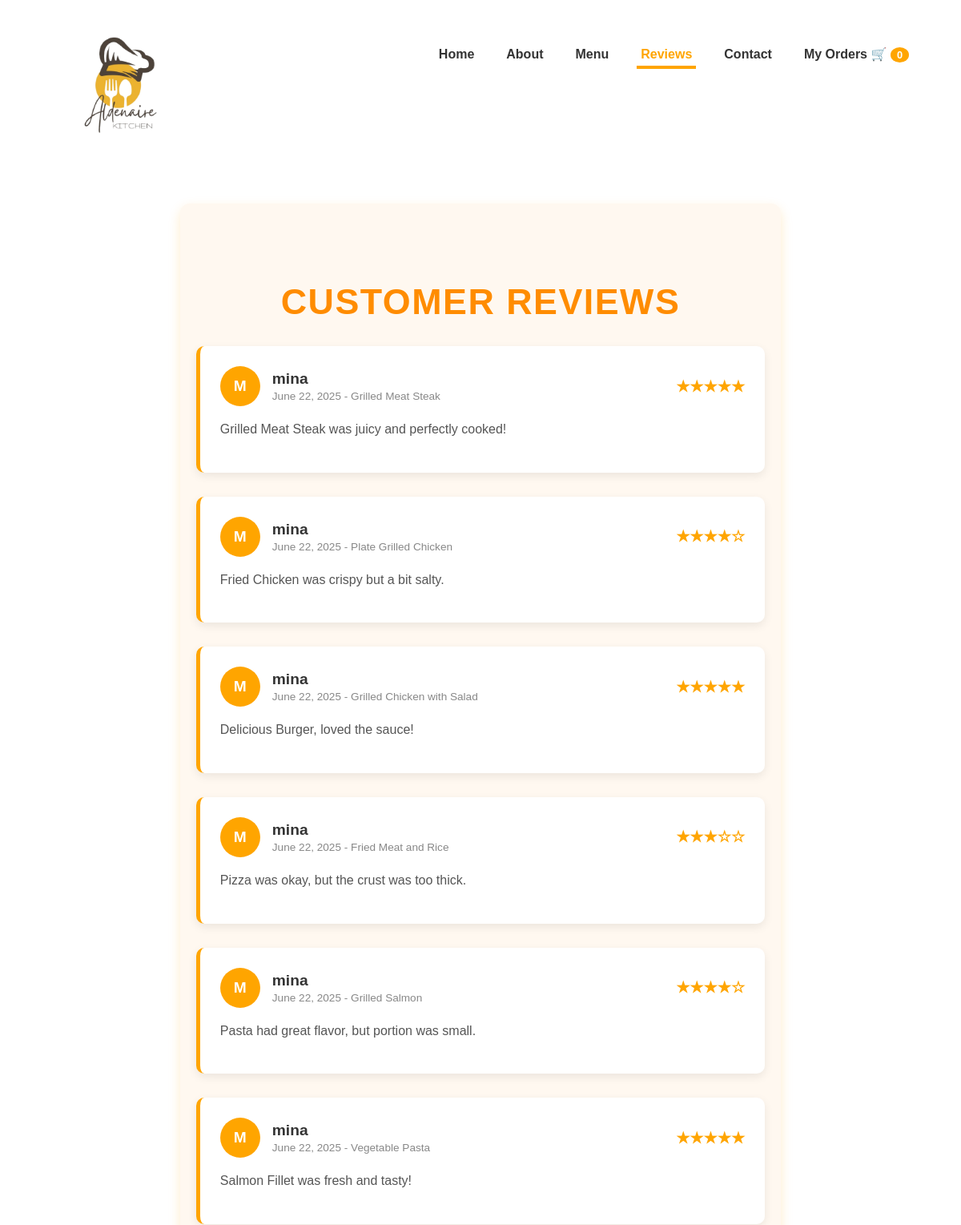
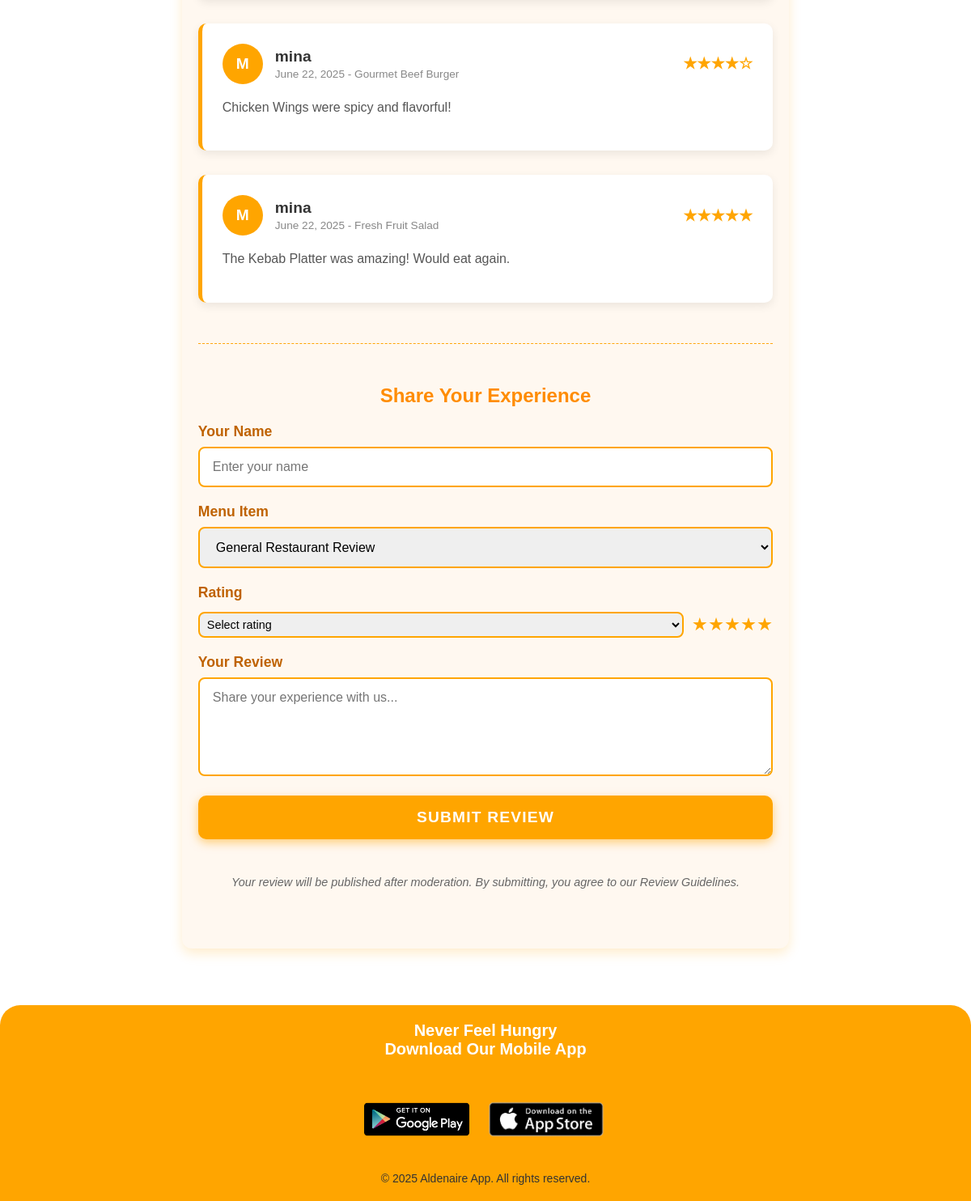
Screenshot of /reviews.php with the database file from the repository (2 pictures, top to bottom).
### tables this page shows
CREATE TABLE `reviews` (
  `review_id` int(11) NOT NULL,
  `user_id` int(11) DEFAULT NULL,
  `item_id` int(11) DEFAULT NULL,
  `rating` int(11) NOT NULL CHECK (`rating` between 1 and 5),
  `comment` text DEFAULT NULL,
  `review_date` timestamp NOT NULL DEFAULT current_timestamp(),
  `name` varchar(100) DEFAULT NULL
);

### reviews.php (the view, shortened to what this page needs)
<?php
require 'view/header.php';
require 'includes/db.php';
?>
<section class="reviews-section">
  <h1>Customer Reviews</h1>
  <div class="reviews-container">
    <?php
    $query = "SELECT r.*, COALESCE(u.username, r.name, 'Guest') AS username,
                     COALESCE(m.item_name, 'General Review') AS item_name
              FROM reviews r
              LEFT JOIN users u ON r.user_id = u.user_id
              LEFT JOIN menu_items m ON r.item_id = m.item_id
              ORDER BY r.review_date DESC";
    $stmt = $conn->query($query);
    $reviews = $stmt->fetchAll();
    if (count($reviews) > 0) {
      foreach ($reviews as $row) {
        $username = $row['username'] ?? 'Anonymous';
        $item_name = $row['item_name'] ?? 'Our Restaurant';
        $initials = getInitials($username);
        $rating = (int)$row['rating'];
        $stars = str_repeat('★', $rating) . str_repeat('☆', 5 - $rating);
        $review_date = date('F j, Y', strtotime($row['review_date']));
    ?>
    <div class="review-card">
      <div class="review-header">
        <div class="review-avatar"><?= $initials ?></div>
        <div class="review-user">
          <div class="review-name"><?= htmlspecialchars($username) ?></div>
          <div class="review-date"><?= $review_date ?> - <?= htmlspecialchars($item_name) ?></div>
        </div>
        <div class="review-rating"><?= $stars ?></div>
      </div>
      <div class="review-content">
        <p><?= nl2br(htmlspecialchars($row['comment'])) ?></p>
      </div>
    </div>
    <?php
      }
    } else {
      echo '<p style="text-align: center; font-style: italic;">No reviews yet. Be the first to review!</p>';
    }
    function getInitials($name) {
      $names = explode(' ', $name);
      $initials = '';
      foreach($names as $n) {
        $initials .= strtoupper(substr($n, 0, 1));
      }
      return substr($initials, 0, 2);
    }
    ?>
  </div>
  <div class="add-review-section">
    <h2>Share Your Experience</h2>
    <form class="review-form" method="post" action="includes/handle_review.php">
      <?php if(isset($_SESSION['user_id'])): ?>
        <input type="hidden" name="user_id" value="<?= $_SESSION['user_id'] ?>">
      <?php else: ?>
        <div class="form-group">
          <label for="review-name">Your Name</label>
          <input type="text" id="review-name" name="name" placeholder="Enter your name" required>
        </div>
      <?php endif; ?>
      <div class="form-group">
        <label for="review-item">Menu Item</label>
        <select id="review-item" name="item_id">
          <option value="">General Restaurant Review</option>
        </select>
      </div>
     <div class="form-group rating-select">
  <label for="review-rating">Rating</label>
  <div class="rating-row">
    <select id="review-rating" name="rating" required>
      <option value="">Select rating</option>
    </select>
    <div class="rating-stars">★★★★★</div>
  </div>
</div>
      <div class="form-group">
        <label for="review-comment">Your Review</label>
        <textarea id="review-comment" name="comment" rows="5" placeholder="Share your experience with us..." required></textarea>
      </div>
      <button type="submit" class="submit-btn">Submit Review</button>
      <p class="policy-text">Your review will be published after moderation. By submitting, you agree to our Review Guidelines.</p>
    </form>
  </div>
</section>
<?php require 'view/footer.php'; ?>

### view/header.php (shortened to what this page needs)
<?php
$currentPage = basename($_SERVER['PHP_SELF']);
?>
<!DOCTYPE html>
<html lang="en">
<head>
  <link rel="stylesheet" href="index.css" />
</head>
<body>
  <header>
    <div class="logo">
      <img src="assets/images/logo.png" alt="Logo" />
    </div>
    <nav class="main-nav">
      <ul>
        <li><a href="index.php" class="<?= $currentPage == 'index.php' ? 'active' : '' ?>">Home</a></li>
        <li><a href="about.php" class="<?= $currentPage == 'about.php' ? 'active' : '' ?>">About</a></li>
        <li><a href="menu.php" class="<?= $currentPage == 'menu.php' ? 'active' : '' ?>">Menu</a></li>
        <li><a href="reviews.php" class="<?= $currentPage == 'reviews.php' ? 'active' : '' ?>">Reviews</a></li>
        <li><a href="contact.php" class="<?= $currentPage == 'contact.php' ? 'active' : '' ?>">Contact</a></li>
        <li>
          <a href="cart-logic/cart.php" id="myOrdersLink">My Orders 🛒 <span id="cart-count" style="background:orange; color:#fff; padding:2px 8px; border-radius:50%; font-size:0.8rem;">
          <?= isset($_SESSION['cart']) ? array_sum(array_column($_SESSION['cart'], 'quantity')) : 0 ?>
          </span>
          </a>
        </li>
      </ul>
    </nav>
  </header>
</body>
</html>

### view/footer.php (shortened to what this page needs)
  <footer>
    <div class="app-download">
      <p>Never Feel Hungry<br>Download Our Mobile App</p>
      <div class="app-buttons">
        <img src="assets/images/google-play-badge.png" class="google-play-btn" alt="App Store">
        <img src="assets/images/apple_play-removebg-preview.png" class="app-store-btn" alt="Google Play">
      </div>
      <div style="text-align: center; font-size: 14px;">
    &copy; 2025 Aldenaire App. All rights reserved.
  </div>
</footer>
</body>
</html>

### index.css (style rules this page uses)
body { height: 100%; margin: 0; padding: 0; font-family: 'Arial', sans-serif; background: #fff; color: #333; }
header, .main-header { display: flex; justify-content: space-between; align-items: center; }
header { display: flex; justify-content: space-between; align-items: center; padding: 15px 5%; }
.logo img { height: 180px; width: auto; margin-top: 0; border-radius: 0; }
.main-nav ul { display: flex; list-style: none; gap: 30px; margin: 0; padding: 0; margin-top: -55px; }
.main-nav a { position: relative; padding: 5px 0; line-height: 1.4; display: inline-block; vertical-align: middle; }
.main-nav a:hover, .main-nav a.active { color: orange; }
.main-nav a::after { content: ''; position: absolute; bottom: 0; left: 0; width: 100%; height: 2px; background-color: orange; transform-origin: left; transform: scaleX(0); transition: transform 0.3s ease; }
.main-nav a:hover::after, .main-nav a.active::after { transform: scaleX(1); }
.main-nav a { text-decoration: none; color: #333; font-weight: 600; font-size: 16px; position: relative; padding: 5px; transition: color 0.3s; }
.main-nav a.active { color: orange !important; font-weight: bold; border-bottom: 2px solid orange; }
footer { background-color: orange; padding: 20px; text-align: center; border-radius: 25px 25px 0 0; margin-top: 30px; }
.app-download p { color: white; font-size: 20px; font-weight: 600; margin: 0 0 10px; }
.app-buttons { display: flex; justify-content: center; align-items: center; gap: 20px; flex-wrap: wrap; }
.google-play-btn { width: 130px; cursor: pointer; }
.app-store-btn { width: 150px; cursor: pointer; }

### reviews.php (style rules this page uses)
*, *::before, *::after { box-sizing: border-box; }
html, body { height: 100%; margin: 0; padding: 0; font-family: 'Arial', sans-serif; background: #fff; color: #333; }
body { display: flex; flex-direction: column; min-height: 100vh; }
.reviews-section { flex: 1; padding: 60px 20px; max-width: 800px; margin: 40px auto; background: #fff8f0; border-radius: 12px; box-shadow: 0 6px 15px rgba(255, 165, 0, 0.2); }
.reviews-section h1 { font-weight: 700; font-size: 2.8rem; margin-bottom: 30px; color: #FF8C00; letter-spacing: 1.5px; text-transform: uppercase; text-align: center; }
.reviews-container { display: flex; flex-direction: column; gap: 30px; }
.review-card { background: white; border-radius: 10px; padding: 25px; box-shadow: 0 4px 12px rgba(0, 0, 0, 0.08); border-left: 5px solid #FFA500; transition: transform 0.3s ease; }
.review-header { display: flex; align-items: center; margin-bottom: 15px; }
.review-avatar { width: 50px; height: 50px; border-radius: 50%; background-color: #FFA500; color: white; display: flex; align-items: center; justify-content: center; font-weight: bold; font-size: 1.2rem; margin-right: 15px; }
.review-user { flex: 1; }
.review-name { font-weight: 700; font-size: 1.2rem; margin-bottom: 3px; color: #333; }
.review-date { font-size: 0.85rem; color: #888; }
.review-rating { color: #FFA500; font-size: 1.2rem; font-weight: bold; }
.review-content { line-height: 1.6; color: #555; }
.add-review-section { margin-top: 50px; padding-top: 30px; border-top: 1px dashed #FFA500; }
.add-review-section h2 { color: #FF8C00; margin-bottom: 20px; text-align: center; }
.review-form { display: flex; flex-direction: column; gap: 20px; }
.form-group { text-align: left; }
.form-group label { display: block; margin-bottom: 8px; font-weight: 600; color: #bf6200; font-size: 1.1rem; }
.form-group input, .form-group textarea, .form-group select { width: 100%; padding: 14px 16px; border: 2px solid #FFA500; border-radius: 8px; font-size: 1rem; transition: border-color 0.3s ease; resize: vertical; font-family: 'Arial', sans-serif; }
.rating-select { display: flex; flex-direction: column; align-items: flex-start; gap: 5px; }
.rating-row { display: flex; align-items: center; gap: 10px; }
.rating-row select { width: 600px; padding: 5px; font-size: 0.9rem; }
.rating-stars { font-size: 1.4rem; color: #FFA500; }
.submit-btn { background-color: #FFA500; color: white; padding: 16px 0; border: none; border-radius: 10px; cursor: pointer; font-size: 1.2rem; font-weight: 700; letter-spacing: 1.2px; text-transform: uppercase; box-shadow: 0 4px 12px rgba(255, 165, 0, 0.5); transition: background-color 0.3s ease, transform 0.3s ease; }
.policy-text { margin-top: 25px; font-size: 0.9rem; color: #666; font-style: italic; text-align: center; }

### rows the page displays
reviews: initials "M", username "mina", review_date "June 22, 2025", item_name "Grilled Meat Steak", rating "★★★★★", comment "Grilled Meat Steak was juicy and perfectly cooked!"
reviews: initials "M", username "mina", review_date "June 22, 2025", item_name "Plate Grilled Chicken", rating "★★★★☆", comment "Fried Chicken was crispy but a bit salty."
reviews: initials "M", username "mina", review_date "June 22, 2025", item_name "Grilled Chicken with Salad", rating "★★★★★", comment "Delicious Burger, loved the sauce!"
reviews: initials "M", username "mina", review_date "June 22, 2025", item_name "Fried Meat and Rice", rating "★★★☆☆", comment "Pizza was okay, but the crust was too thick."
reviews: initials "M", username "mina", review_date "June 22, 2025", item_name "Grilled Salmon", rating "★★★★☆", comment "Pasta had great flavor, but portion was small."
reviews: initials "M", username "mina", review_date "June 22, 2025", item_name "Vegetable Pasta", rating "★★★★★", comment "Salmon Fillet was fresh and tasty!"
reviews: initials "M", username "mina", review_date "June 22, 2025", item_name "Gourmet Beef Burger", rating "★★★★☆", comment "Chicken Wings were spicy and flavorful!"
reviews: initials "M", username "mina", review_date "June 22, 2025", item_name "Fresh Fruit Salad", rating "★★★★★", comment "The Kebab Platter was amazing! Would eat again."
